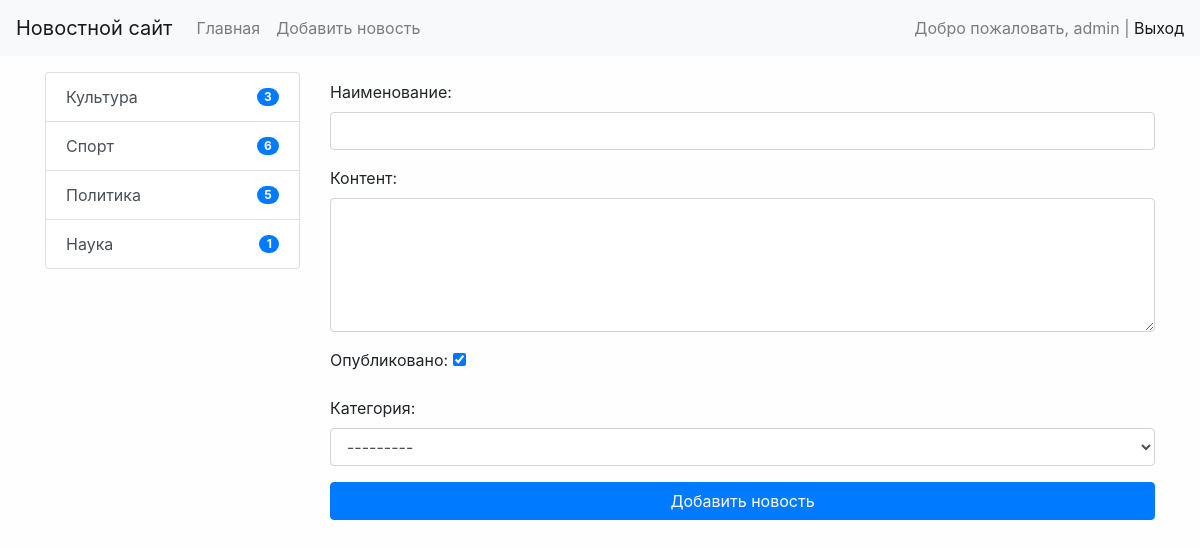
The app's page /news/add-news/ (signed in) with its own data.
### news/models.py (models this page shows)
class Category(models.Model):
    title = models.CharField(max_length=150, db_index=True, verbose_name="Наименование категории")
    def get_absolute_url(self):
        return reverse('category', kwargs={"category_id": self.pk})
    class Meta:
        verbose_name = "Категория"
        verbose_name_plural = "Категории"
        ordering = ["title"]
    def __str__(self):
        return self.title

### news/views.py (the view)
# urls.py: path("news/add-news/", CreateNews.as_view(), name="add_news"),
class CreateNews(LoginRequiredMixin, CreateView):
    form_class = NewsForm
    template_name = 'news/add_news.html'
    raise_exception = True

### news/forms.py (shortened to what this page needs)
class NewsForm(forms.ModelForm):
    class Meta:
        model = News
        fields = ('title', 'content', 'is_published', 'category')
        widgets = {
            'title': forms.TextInput(attrs={'class': 'form-control'}),
            'content': forms.Textarea(attrs={
                'class': 'form-control',
                'rows': 5,
            }),
            'category': forms.Select(attrs={'class': 'form-control'}),
        }

### news/templatetags/news_tags.py (called while the page is built)
@register.inclusion_tag('news/list_categories.html')
def show_categories(arg1='Hello', arg2='world'):
    categories = Category.objects.annotate(cnt=Count('news', filter=F('news__is_published'))).filter(cnt__gt=0)
    return {"categories": categories, "arg1": arg1, "arg2": arg2}

### news/templates/news/add_news.html (shortened to what this page needs)
{% extends "base.html" %}
{% block sidebar %}
    {% include "inc/_sidebar.html" %}
{% endblock %}
{% block content %}
    <form action="{% url "add_news" %}" method="post">
        {{ form.as_p }}
        <button type="submit" class="btn btn-primary btn-block">Добавить новость</button>
    </form>
{% endblock %}

### templates/inc/_nav.html (shortened to what this page needs)
<nav class="navbar navbar-expand-lg navbar-light bg-light">
    <a class="navbar-brand" href="{% url 'home' %}">Новостной сайт</a>
    <div class="collapse navbar-collapse" id="navbarSupportedContent">
      <ul class="navbar-nav mr-auto">
        <li class="nav-item">
          <a class="nav-link" href="{% url 'home' %}">Главная</a>
        </li>
          {% if request.user.is_authenticated %}
            <li class="nav-item">
                <a class="nav-link" href="{% url 'add_news' %}">Добавить новость</a>
            </li>
          {% endif %}
      </ul>
      <span class="navbar-text">
        {% if request.user.is_authenticated %}
            Добро пожаловать, {{ user.username }}
            |
            <a href="{% url 'logout' %}">Выход</a>
        {% else %}
          <a href="{% url 'register' %}">Register</a>
            |
          <a href="{% url 'login' %}">Login</a>
        {% endif %}
      </span>
    </div>
  </nav>

### news/templates/news/list_categories.html
<div class="list-group">
    {% for item in categories %}
        <a href="{{ item.get_absolute_url }}"
           class="list-group-item list-group-item-action d-flex justify-content-between align-items-center">{{ item.title }} <span class="badge badge-primary badge-pill">{{ item.cnt }}</span></a>
    {% endfor %}
</div>

### mysite/static/css/style.css (style rules this page uses)
body { background-color: #fefefe; }

### records on screen
Category: title "Культура", cnt "3"
Category: title "Спорт", cnt "6"
Category: title "Политика", cnt "5"
Category: title "Наука", cnt "1"

### other values on screen
{{ user.username }} "admin"
